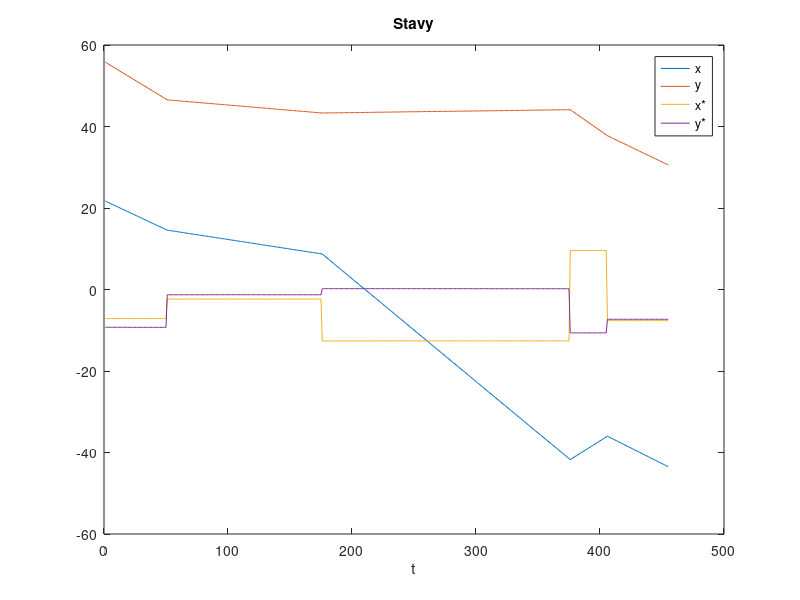

MATLAB code to generate this figure: (Note: this script raises an error after producing the figure.)
%% EXTENDED KALMAN FILTER
% inicializace
close all; clear; clc;

dt = 0.02;
N = 455;
ALPHA_Q = 1e-3;
ALPHA_P = 1e-6;

global f B F Q R m_x0 P0

% matice dynamiky
f = [
        1 0 dt 0;
        0 1 0 dt;
        0 0 1 0 ;
        0 0 0 1 ;
    ];
B = [0 0; 0 0; 1 0; 0 1];
% KF mat.
F = [
        1 0 dt 0 0 0;
        0 1 0 dt 0 0;
        0 0 1 0  1 0;
        0 0 0 1  0 1;
        0 0 0 0  1 0;
        0 0 0 0  0 1;
     ]; 
 
Q = 10e-6 * eye(6);
Q(5,5) = ALPHA_Q; Q(6,6) = ALPHA_Q;

R = [
        4e-4 * (pi/180)^2      0;
        0                    1e-4
    ];

m_x0 = [20; 50; 0; -12; 0; 0;];


P0 = eye(6);
P0(5,5) = ALPHA_P; P0(6,6) = ALPHA_P; %pocatecni podminka pro rizeni


%% SIMULATION
% precompute noises
% sim.w = mvgrnd(zeros(size(Q,1),1), Q, N)';
% sim.w_u = mvgrnd([0;0], eye(2)*ALPHA_Q, N)'; 
% sim.v = mvgrnd([0;0], R, N)'; 


sim.w = mvnrnd(zeros(size(Q,1),1), Q, N)';
sim.w_u = mvnrnd([0;0], eye(2)*ALPHA_Q, N)'; 
sim.v = mvnrnd([0;0], R, N)'; 


% RANDOM WALK
% sim.x = m_x0(1:4);
% sim.u = [0; 0];
% sim.z = [0; 0];
% for k = 1:1:N-1
%     [sim.x(:,k+1), sim.u(:,k+1)] = state_eq(sim.x(:,k), sim.u(:,k), sim.w(1:4,k), sim.w_u(:,k)); % dyn. sim.
%      sim.z(:,k+1) = get_observ(sim.x(:,k+1), sim.v(:,k+1)); % measurement sim
%end


% POSKYTNUTA DATA
load('isf_4_data.mat');
sim.x = x;
sim.z = z;
sim.u = u;
N = size(sim.x, 2);

figure(1);
plot(sim.x')
legend('x', 'y', 'x*', 'y*');
title('Stavy');
xlabel('t');
%% estimace


tic
 kfres = kf(N, sim.z);
toc


%% RESULTS
k_start = 1; % plot K-first steps
k_end = 120;
t = k_start:k_end;

figure (2); hold on;
plot(kfres.xp(1,t), kfres.xp(2,t), 'c-');
plot(kfres.xp(1,1), kfres.xp(2,1), 'cx');
plot(kfres.xf(1,t), kfres.xf(2,t), 'b-');
plot(kfres.xf(1,1), kfres.xf(2,1), 'bx');
plot(sim.x(1,t), sim.x(2,t), 'r-');
plot(sim.x(1,1), sim.x(2,1), 'r*');
%legend('pos pred','pos pred', 'pos filt', 'pos filt', 'reálná poloha lodě');
legend('predikovaná pozice','začátek predikce','filtrovaná pozice', 'začátek filtrace','skutečná poloha lodě', 'začátek pozorování', 'Location', 'best');
title('Pozice lodi');
xlabel('x'); ylabel('y');


% reziduum pozice 

% reziduum rychlosti 


% varF = []
% varF_tot = []
% varP = []
% varP_tot = []
% for k = 1:N-1
%     varF(:,k) = diag(kfres.pf{1,k});
%     varP(:,k) = diag(kfres.pp{1,k});
%     varF_tot(k) = trace(kfres.pf{1,k});
%     varP_tot(k) = trace(kfres.pp{1,k});
% end

% figure; hold on;
% plot(t, varP_tot(t));
% plot(t, varF_tot(t));
% legend( 'tot. pred. var', 'tot. filt. var'); 
% title('Variance');
% xlabel('t');

figure; hold on;
plot(t, kfres.resid(1,t));
plot(t, kfres.resid(2,t));
legend('predikované residuum', 'filtrované residuum');
title('Residuum pozice');
xlabel('t')

mse_filt_x  = (sim.x(1, 1:end-1) - kfres.xf(1, :)) * (sim.x(1, 1:end-1) - kfres.xf(1, :))';
mse_filt_y  = (sim.x(2, 1:end-1) - kfres.xf(2, :)) * (sim.x(2, 1:end-1) - kfres.xf(2, :))';
mse = mse_filt_x + mse_filt_y 


% stav: [poloha, rychlost]  
% dynamics simulation
% function [x_new, u_new] = state_eq(x, u, w, wu)
%     global f B
%     % u neznamo, v simulaci nahodna prochazka 
%     u_new = eye(2)*u + wu;
%     x_new = f*x + B*u_new + w;
% end
% % measurement simulation --- get new observation
% function new_z = get_observ(x, v)
%    Cx = [atan2(x(2), x(1)); sqrt(x(2)^2 + x(1)^2)];
%    new_z = Cx + v;
% end


function h = getH(x)
    h = [
            atan2(x(2), x(1));
            sqrt(x(2)^2 + x(1)^2);
        ];
end
% jacobian h based on x1, x2
function H = getHJacob(x) 
    H = zeros(2,6); %dim (R,Q)
    H(1:2,1:2) = [
            -x(2)/(x(1)^2+x(2)^2),       x(1)/(x(1)^2 + x(2)^2);
             x(1)/sqrt(x(1)^2 + x(2)^2), x(2)/sqrt(x(1)^2+x(2)^2)
        ];
end


% KALMAN filtr
function res = kf(N, z)
    global P0 m_x0
    % init result struct
    res.xp(:,1) = mvnrnd(m_x0, P0, 1)'; % init x0 -- nejistota poc. odhadu
    res.pp{1} = P0;
    for k = 1:1:N-1
        [res.xf(:,k), res.pf{k}, res.resid(:,k)] = kff(res.xp(:,k), res.pp{k}, z(:,k));
        [res.xp(:, k+1), res.pp{k+1}] = kfp(res.xf(:,k), res.pf{k});
    end
end
function [xp, pp] = kfp(xf, pf)
    global F Q
    xp = F*xf;
    pp = F*pf*F' + Q;
end
function [xf, pf, resid] = kff(xp, pp, z)
    global R
    H = getHJacob(xp);
    h = getH(xp);
    K  = pp * H' * (H*pp*H' + R)^(-1);
    xf = xp + K * (z-h); % bacha v reziduu h() ne jacob. H
    pf = pp - K *H*pp;
    resid = z-h;
end



% % multivariate gaussian sampling 
% function y = mvgrnd(m,sigma,n)
%     % m is the mean vector, sigma is the variance-covariance matrix and n is the number of iterations
% 
%     U = chol(sigma); 
%     % Cholesky decomposition. U is an upper triangular matrix
% 
%     d = length(m);
% 
%     for i = 1:n
%         y(i,1:d) = m' + randn(1,d)*U;
%     end
% end